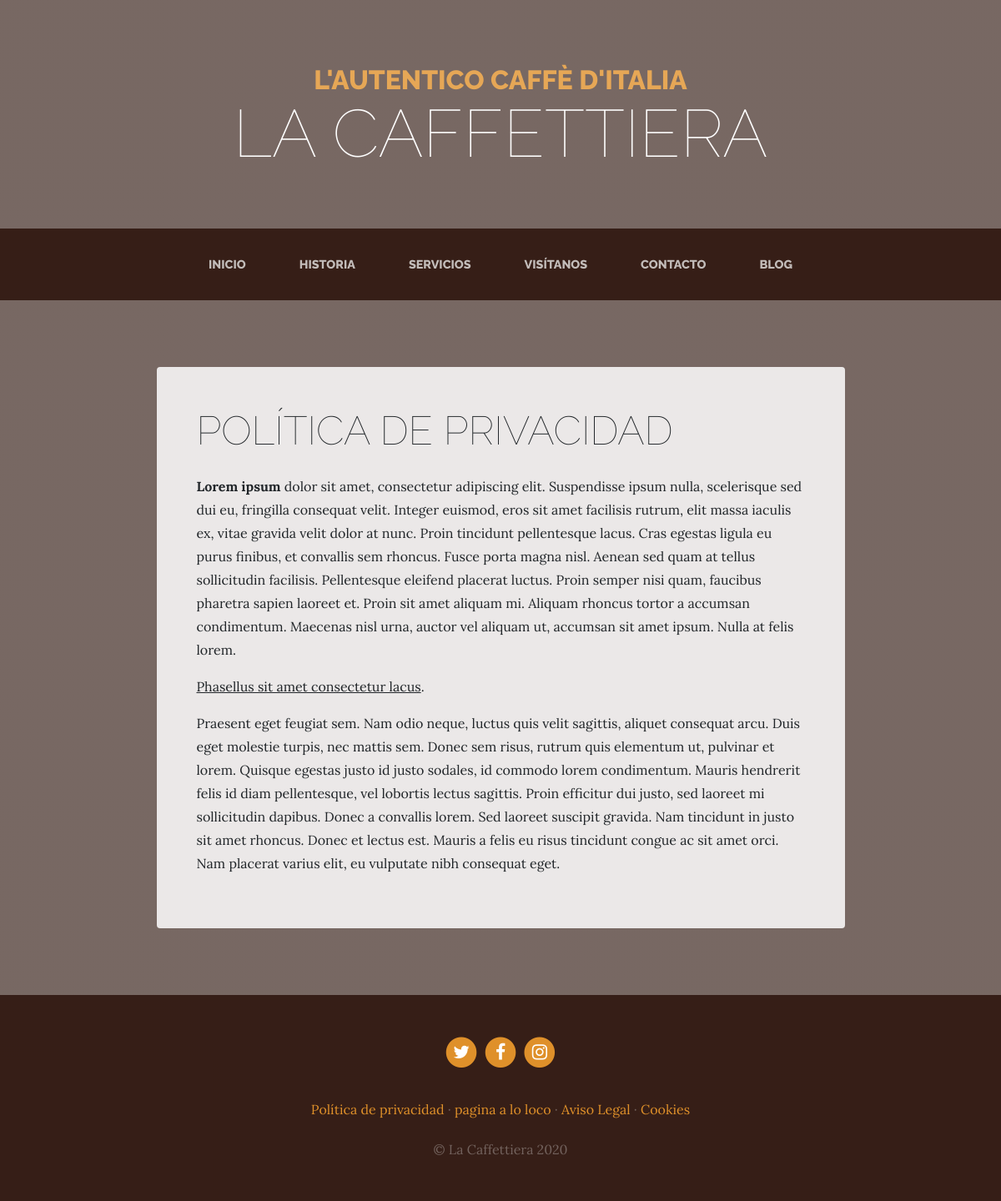
/page/1/, run on the app's committed database.
### pages/models.py (models this page shows, shortened)
class Page(models.Model):
    title = models.CharField(max_length=200, verbose_name='Título')
    content = RichTextField(verbose_name='Contenido')
    order = models.SmallIntegerField(verbose_name='Orden', default=0)
    created = models.DateTimeField(auto_now_add=True, verbose_name='Fecha de creación')
    updated = models.DateTimeField(auto_now=True, verbose_name='Fecha de modificación')
    class Meta:
        verbose_name = 'página'
        verbose_name_plural = 'páginas'
        ordering = ['order', 'title']

### pages/views.py (the view)
# urls.py: path('<int:page_id>/', views.page, name="page"),
def page(request, page_id):
    page = get_object_or_404(Page, id=page_id)
    return render(request, "pages/sample.html", {'page': page})

### pages/templatetags/pages_extras.py (called while the page is built)
@register.simple_tag
def get_page_list():
    pages = Page.objects.all()
    return pages

### social/processors.py (called while the page is built)
def ctx_dict(request):
    ctx = {}
    links = Link.objects.all()
    for link in links:
        ctx[link.key] = link.url #{'LINK_TWITTER': 'twitter.com','LINK_FACEBOOK': 'facebook.com'}
    return ctx

### pages/templates/pages/sample.html (shortened to what this page needs)
{% extends 'core/base.html' %}
{% load static %}
{% block content %}
    <section class="page-section about-heading">
      <div class="container">
        <div class="about-heading-content mbtm">
          <div class="row">
            <div class="col-xl-9 col-lg-10 mx-auto">
              <div class="bg-faded rounded p-5 forced">
                <h2 class="section-heading mb-4">
                  <span class="section-heading-lower">{{ page.title }}</span>
                </h2>
                <div class="section-content">{{ page.content|safe }}</div>
              </div>
            </div>
          </div>
        </div>
      </div>
    </section>
{% endblock %}

### core/templates/core/base.html (shortened to what this page needs)
<!DOCTYPE html>
<html lang="es">
<head>
    {% load static %}
    <link href="{% static 'core/vendor/bootstrap/css/bootstrap.min.css' %}" rel="stylesheet">
    <link href="{% static 'core/vendor/font-awesome/css/font-awesome.min.css' %}" rel="stylesheet" type="text/css">
    <link href="{% static 'core/css/business-casual.css' %}" rel="stylesheet">
</head>
<body>
<h1 class="site-heading text-center text-white d-none d-lg-block">
    <span class="site-heading-upper text-primary mb-3">L'autentico caffè d'italia</span>
    <span class="site-heading-lower">La Caffettiera</span>
</h1>
<nav class="navbar navbar-expand-lg navbar-dark py-lg-4" id="mainNav">
    <div class="container">
        <div class="collapse navbar-collapse" id="navbarResponsive">
            <ul class="navbar-nav mx-auto">
                <li class="nav-item px-lg-4 {% if request.path == '/' %} active {% endif %}">
                    <a class="nav-link text-uppercase text-expanded" href="{% url 'home' %}">Inicio</a>
                </li>
                <li class="nav-item px-lg-4 {% if request.path == '/about/' %} active {% endif %}">
                    <a class="nav-link text-uppercase text-expanded" href="{% url 'about' %}">Historia</a>
                </li>
                <li class="nav-item px-lg-4 {% if request.path == '/services/' %} active {% endif %}">
                    <a class="nav-link text-uppercase text-expanded" href="{% url 'services' %}">Servicios</a>
                </li>
                <li class="nav-item px-lg-4 {% if request.path == '/store/' %} active {% endif %}">
                    <a class="nav-link text-uppercase text-expanded" href="{% url 'store' %}">Visítanos</a>
                </li>
                <li class="nav-item px-lg-4 {% if request.path == '/contact/' %} active {% endif %}">
                    <a class="nav-link text-uppercase text-expanded" href="{% url 'contact' %}">Contacto</a>
                </li>
                <li class="nav-item px-lg-4 {% if request.path|slice:":6" == '/blog/' %} active {% endif %}">
                    <a class="nav-link text-uppercase text-expanded" href="{% url 'blog' %}">Blog</a>
                </li>
            </ul>
        </div>
    </div>
</nav>
{% block content %}{% endblock %}
<footer class="footer text-faded text-center py-5">
    <div class="container">
        <p class="m-0">
            {% if LINK_TWITTER %}
            <a href="{{ LINK_TWITTER }}" target="_blank" class="link">
	          <span class="fa-stack fa-lg">
	            <i class="fa fa-circle fa-stack-2x"></i>
	            <i class="fa fa-twitter fa-stack-1x fa-inverse"></i>
	          </span>
            </a>
            {% endif %}
            {% if LINK_FACEBOOK %}
            <a href="{{ LINK_FACEBOOK }}" target="_blank" class="link">
	          <span class="fa-stack fa-lg">
	            <i class="fa fa-circle fa-stack-2x"></i>
	            <i class="fa fa-facebook fa-stack-1x fa-inverse"></i>
	          </span>
            </a>
            {% endif %}
            {% if LINK_INSTAGRAM %}
            <a href="{{ LINK_INSTAGRAM }}" target="_blank" class="link">
	          <span class="fa-stack fa-lg">
	            <i class="fa fa-circle fa-stack-2x"></i>
	            <i class="fa fa-instagram fa-stack-1x fa-inverse"></i>
	          </span>
            </a>
            {% endif %}
        </p>
        <p class="m-0 mbt">
            {% load pages_extras %}
            {% get_page_list as page_list %}
            {% for page in page_list %}
            <a href="{% url 'page' page.id %}" class="link">{{ page.title }}</a>{% if not forloop.last %} · {% endif %}
            {% endfor %}
        </p>
        <p class="m-0 mbt1">&copy; La Caffettiera 2020</p>
    </div>
</footer>
</body>
</html>

### core/static/core/css/business-casual.css (style rules this page uses)
body { font-family: 'Lora'; background: linear-gradient(rgba(47, 23, 15, 0.65), rgba(47, 23, 15, 0.65)), url("../img/bg.jpg"); background-attachment: fixed; background-position: center; background-size: cover; }
h1, h2, h3, h4, h5, h6 { font-family: 'Raleway'; }
p { line-height: 1.75; }
.text-faded { color: rgba(255, 255, 255, 0.3); }
.site-heading { margin-top: 5rem; margin-bottom: 5rem; text-transform: uppercase; line-height: 1; font-family: 'Raleway'; }
.site-heading .site-heading-upper { display: block; font-size: 2rem; font-weight: 800; }
.site-heading .site-heading-lower { font-size: 5rem; font-weight: 100; line-height: 4rem; }
.page-section { margin-top: 5rem; margin-bottom: 5rem; }
.section-heading { text-transform: uppercase; }
.section-heading .section-heading-lower { display: block; font-size: 3rem; font-weight: 100; }
.bg-faded { background-color: rgba(255, 255, 255, 0.85); }
#mainNav { background-color: rgba(47, 23, 15, 0.9); font-family: 'Raleway'; }
#mainNav .navbar-nav .nav-item .nav-link { color: rgba(255, 255, 255, 0.7); font-weight: 800; }
@media (min-width: 992px) { #mainNav .navbar-nav .nav-item .nav-link { font-size: 0.9rem; } }
@media (min-width: 992px) { .about-heading .about-heading-content { margin-top: -5rem; position: relative; z-index: 1; } }
.footer { background-color: rgba(47, 23, 15, 0.9); }
.text-primary { color: #e6a756 !important; }
.mbtm { padding-top: 5rem; }
.mbt { padding-top: 2rem; }
.mbt1 { padding-top: 1.25rem; }
a.link { color: #df902a; }
.section-content { font-family: 'Lora' !important; font-size: 16px !important; font-weight: 400 !important; line-height: 28px !important; }

### data on the page
Page: title "POLÍTICA DE PRIVACIDAD", content "Lorem ipsum dolor sit amet, consectetur adipiscing elit. Suspendisse ipsum nulla, scelerisque sed dui eu, fringilla consequat velit. Integer euismod, eros sit amet facilisis rutrum, elit massa iaculis ex, vitae gravida velit dolor at nunc. Proin tincidunt pellentesque lacus. Cras egestas ligula eu purus finibus, et convallis sem rhoncus. Fusce porta magna nisl. Aenean sed quam at tellus sollicitudin facilisis. Pellentesque eleifend placerat luctus. Proin semper nisi quam, faucibus pharetra sapien laoreet et. Proin sit amet aliquam mi. Aliquam rhoncus tortor a accumsan condimentum. Maecenas nisl urna, auctor vel aliquam ut, accumsan sit amet ipsum. Nulla at felis lorem. Phasellus sit amet…", title "Política de privacidad"
Page: title "pagina a lo loco"
Page: title "Aviso Legal"
Page: title "Cookies"
